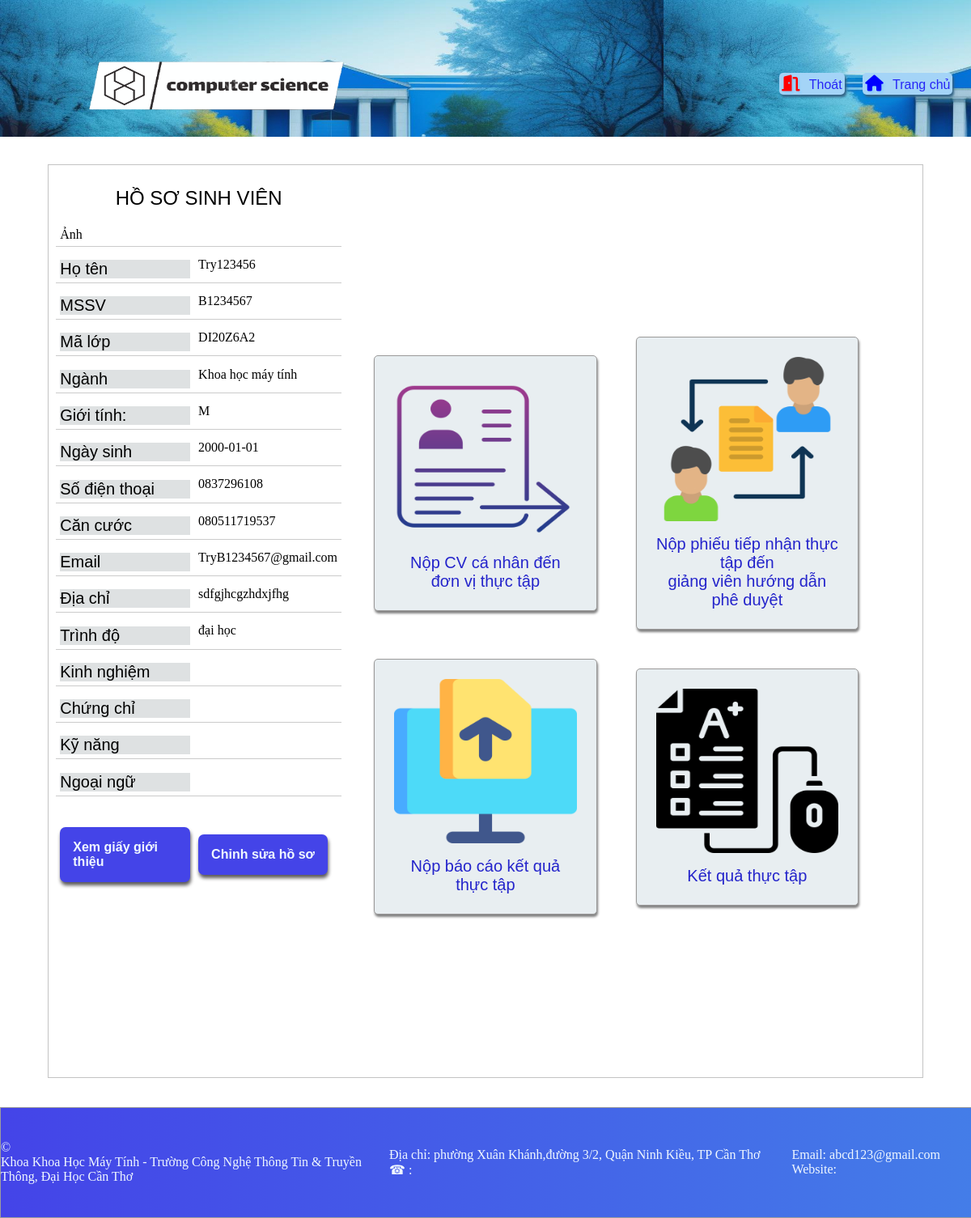
Screenshot of /DoiTuongSuDung/SinhVien/TrangChuSinhVien.php (signed in) with the database file from the repository.
### tables this page shows
CREATE TABLE IF NOT EXISTS `sinhvien` (
  `MSSV` varchar(8) NOT NULL,
  `HoTen` varchar(100) NOT NULL,
  `NgaySinh` date NOT NULL,
  `GioiTinh` char(1) NOT NULL DEFAULT '0',
  `DiaChi` text DEFAULT NULL,
  `SDT` char(12) DEFAULT NULL,
  `Email` varchar(100) NOT NULL,
  `CCCD` char(12) DEFAULT NULL,
  `MaLop` varchar(8) NOT NULL,
  PRIMARY KEY (`MSSV`),
  UNIQUE KEY `CCCD` (`CCCD`),
  UNIQUE KEY `SDT` (`SDT`),
  KEY `MaLop` (`MaLop`),
  CONSTRAINT `sinhvien_ibfk_1` FOREIGN KEY (`MaLop`) REFERENCES `lop` (`MaLop`)
);

CREATE TABLE IF NOT EXISTS `lop` (
  `MaLop` varchar(8) NOT NULL,
  `TenLop` varchar(50) NOT NULL,
  `MaNganh` varchar(7) NOT NULL,
  PRIMARY KEY (`MaLop`),
  KEY `MaNganh` (`MaNganh`),
  CONSTRAINT `lop_ibfk_1` FOREIGN KEY (`MaNganh`) REFERENCES `nganh` (`MaNganh`)
);

CREATE TABLE IF NOT EXISTS `nganh` (
  `MaNganh` varchar(7) NOT NULL,
  `TenNganh` varchar(50) NOT NULL,
  `MaKhoa` varchar(5) NOT NULL,
  PRIMARY KEY (`MaNganh`),
  KEY `MaKhoa` (`MaKhoa`),
  CONSTRAINT `nganh_ibfk_1` FOREIGN KEY (`MaKhoa`) REFERENCES `khoa` (`MaKhoa`)
);

CREATE TABLE IF NOT EXISTS `giaygioithieu` (
  `IDCV` varchar(8) NOT NULL,
  `IDHocVan` varchar(8) NOT NULL,
  `MaNganh` varchar(7) NOT NULL,
  `MSSV` varchar(8) NOT NULL,
  `KinhNghiem` varchar(255) NOT NULL,
  `ChungChi` varchar(255) NOT NULL,
  `KyNang` varchar(255) NOT NULL,
  `NgoaiNgu` varchar(255) NOT NULL,
  PRIMARY KEY (`IDCV`),
  KEY `IDHocVan` (`IDHocVan`),
  KEY `MaNganh` (`MaNganh`),
  KEY `MSSV` (`MSSV`),
  CONSTRAINT `giaygioithieu_ibfk_1` FOREIGN KEY (`IDHocVan`) REFERENCES `trinhdohocvan` (`IDHocVan`),
  CONSTRAINT `giaygioithieu_ibfk_2` FOREIGN KEY (`MaNganh`) REFERENCES `nganh` (`MaNganh`),
  CONSTRAINT `giaygioithieu_ibfk_3` FOREIGN KEY (`MSSV`) REFERENCES `sinhvien` (`MSSV`)
);

CREATE TABLE IF NOT EXISTS `trinhdohocvan` (
  `IDHocVan` varchar(8) NOT NULL,
  `TenHocVan` varchar(50) NOT NULL,
  PRIMARY KEY (`IDHocVan`)
);

### DoiTuongSuDung/SinhVien/TrangChuSinhVien.php (the view, shortened to what the rows shown need)
<!DOCTYPE html>
<html lang="en">
    <head>
        <link rel="stylesheet" href="../../DinhDangWebSite/TrangDungChung/TrangChu.css">
        <link rel="stylesheet" href="../../DinhDangWebSite/TrangDungChung/DinhDangDungChungChoTatCa.css">
        <link rel="stylesheet" href="https://cdnjs.cloudflare.com/ajax/libs/font-awesome/6.2.1/css/all.min.css">
        <link rel="stylesheet" href="../../DinhDangWebSite/TrangDungChung/TrangChuCaNhan.css">
    </head>
    <body>
        <main>
            <div class="KhungChot">
                <div class="KhungCaNhan">
                    <?php
                        include('../TrangDungChung/CacHamXuLy.php');
                        $maSo = $_SESSION['user'];
                        $layThongTin = "SELECT *
                                        FROM sinhvien sv INNER JOIN lop ON sv.MaLop = lop.MaLop
                                                        INNER JOIN nganh N ON N.MaNganh = lop.MaNganh
                                                        INNER JOIN taikhoan tk ON tk.UserID =  sv.MSSV
                                        WHERE MSSV = '$maSo '";
                        $ThucHien = mysqli_query($connect,$layThongTin) or die(mysqli_connect_error());
                        $ketqua = mysqli_fetch_array($ThucHien) ;
                        $CV_SV = "SELECT *
                                FROM giaygioithieu gt INNER JOIN trinhdohocvan td ON gt.IDHocVan = td.IDHocVan
                                WHERE gt.MSSV = '$maSo'";
                        $TimThongTinCV = mysqli_query($connect,$CV_SV)  or die(mysqli_connect_error());
                        $kqCV = mysqli_fetch_array($TimThongTinCV);
                        echo '<form name="HoSoSinhVien" action="HoSo.php" class="BieuMauHoSo" action="HoSo.php" method="post" enctype="application/x-www-form-urlencoded">
                                <table class="BangHoSo">
                                    <tr>
                                        <td>
                                            <p>'.$ketqua['HoTen'].'</p>
                                            <input name="HoTen" type="hidden" value="'.$ketqua['HoTen'].'" >
                                        </td>
                                    </tr>
                                    <tr>
                                        <td>
                                            <p>'.$ketqua['MSSV'].'</p>
                                            <input name="MSSV" type="hidden" value="'.$ketqua['MSSV'].'">
                                            <input name="MatKhau" type="hidden" value="'.$ketqua['MatKhau'].'"/>
                                        </td>
                                    </tr>
                                    <tr>
                                        <td>
                                            <p>'.$ketqua['MaLop'].'</p>
                                            <input name="MaLop" type="hidden" value="'.$ketqua['MaLop'].'">
                                        </td>
                                    </tr>
                                    <tr>
                                        <td>
                                            <p>'.$ketqua['TenNganh'].'</p>
                                            <input name="MaNganh" type="hidden" value="'.$ketqua['MaNganh'].'">
                                            <input name="TenNganh" type="hidden" value="'.$ketqua['TenNganh'].'">
                                        </td>
                                    </tr>
                                    <tr>
                                        <td>
                                            <p>'.$ketqua['GioiTinh'].'</p>
                                            <input name="GioiTinh" type="hidden" value="'.$ketqua['GioiTinh'].'">
                                        </td>
                                    </tr>
                                    <tr>
                                        <td>
                                            <p>'.$ketqua['NgaySinh'].'</p>
                                            <input name="NgaySinh" type="hidden" value="'.$ketqua['NgaySinh'].'">
                                        </td>
                                    </tr>
                                    <tr>
                                        <td>
                                            <p>'.$ketqua['SDT'].'</p>
                                            <input name="SDT" type="hidden" value="'.$ketqua['SDT'].'">
                                        </td>
                                    </tr>
                                    <tr>
                                        <td>
                                            <p>'.$ketqua['CCCD'].'</p>
                                            <input name="CCCD" type="hidden" value="'.$ketqua['CCCD'].'">
                                        </td>
                                    </tr>
                                    <tr>
                                        <td>
                                            <p>'.$ketqua['Email'].'</p>
                                            <input name="Email" type="hidden" value="'.$ketqua['Email'].'">
                                        </td>
                                    </tr>
                                    <tr>
                                        <td>
                                            <p>'.$ketqua['DiaChi'].'</p>
                                            <input name="DiaChi" type="hidden" value="'.$ketqua['DiaChi'].'">
                                        </td>
                                    </tr>
                                    <tr>
                                        <td>
                                            <p>'.$kqCV['TenHocVan'].'</p>
                                            <input name="IDHocVan" type="hidden" value="'.$kqCV['IDHocVan'].'">
                                            <input name="TenHocVan" type="hidden" value="'.$kqCV['TenHocVan'].'">
                                        </td>
                                    </tr>
                                            <p>'.$kqCV['KinhNghiem'].'</p>
                                            <input name="KinhNghiem" type="hidden" value="'.$kqCV['KinhNghiem'].'">
                                            <p>'.$kqCV['ChungChi'].'</p>
                                            <input name="ChungChi" type="hidden" value="'.$kqCV['ChungChi'].'">
                                            <p>'.$kqCV['KyNang'].'</p>
                                            <input name="KyNang" type="hidden" value="'.$kqCV['KyNang'].'">
                                            <p>'.$kqCV['NgoaiNgu'].'</p>
                                            <input name="NgoaiNgu" type="hidden" value="'.$kqCV['NgoaiNgu'].'">
                                            <a href="NopCV/GiayGioiThieu.php?ID='.$maSo.'" class="NutDangNhap" >Xem giấy giới thiệu</a>
                                </table>
                            </form>';
                    ?>
                </div>
            </div>
        </main>
    </body>
</html>

### rows the page displays
sinhvien: HoTen "Try123456", MSSV "B1234567", MaLop.MaLop "DI20Z6A2", nganh.TenNganh "Khoa học máy tính", GioiTinh "M", NgaySinh "2000-01-01", SDT "0837296108", CCCD "080511719537", Email "TryB1234567@gmail.com", DiaChi "sdfgjhcgzhdxjfhg"
giaygioithieu: IDHocVan.TenHocVan "đại học"
